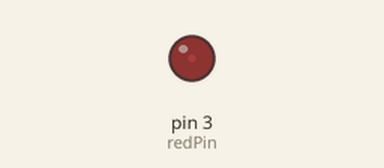
Recording of a sketch running on a simulated Arduino Uno, built with avr-gcc and run on an emulated ATmega328P. Shown: output pins drawn as LEDs (lit = HIGH).

Above: at 0.05 s.
At 1.25 s:
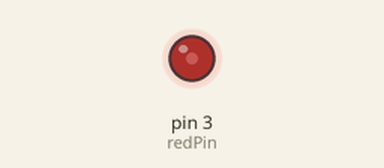
At 2.5 s:
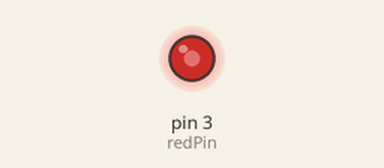
At 5.0 s:
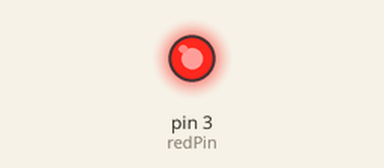
Timing chart, 0 to 7.8 s (numbered marks = the images above):
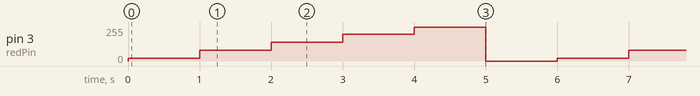

The sketch:

Brightness.ino
```cpp
int redPin=3;
int bright1=20;
int bright2=80;
int bright3=140;
int bright4=200;
int bright5=255;
int bright6=0;

void setup() {
pinMode(redPin, OUTPUT);
}

void loop() {
analogWrite(redPin, bright1);
delay(1000);

analogWrite(redPin, bright2);
delay(1000);

analogWrite(redPin, bright3);
delay(1000);

analogWrite(redPin, bright4);
delay(1000);

analogWrite(redPin, bright5);
delay(1000);

analogWrite(redPin, bright6);
delay(1000);
}
```

Measured:
- by itself, pin 3 (redPin): repeats every 6.0 s: 80/255 1.0 s, 140/255 1.0 s, 200/255 1.0 s, 255/255 1.0 s, 0/255 1.0 s, 20/255 1.0 s
